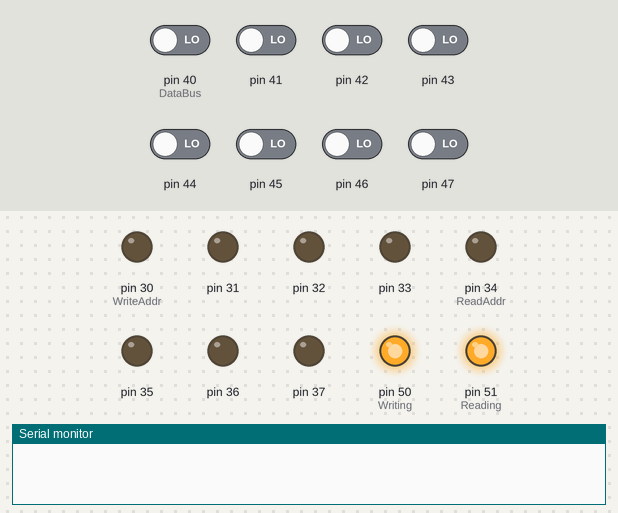
The sketch below on a simulated Arduino Mega 2560, built with avr-gcc and run on an emulated ATmega2560. Parts: output pins drawn as LEDs (lit = HIGH), the last lines printed to the serial monitor. The test bench sets the inputs (shaded band); at power-on: pin 40 (DataBus), pin 41–47 LOW.

Above: at 0.01 s.
At 0.41 s:
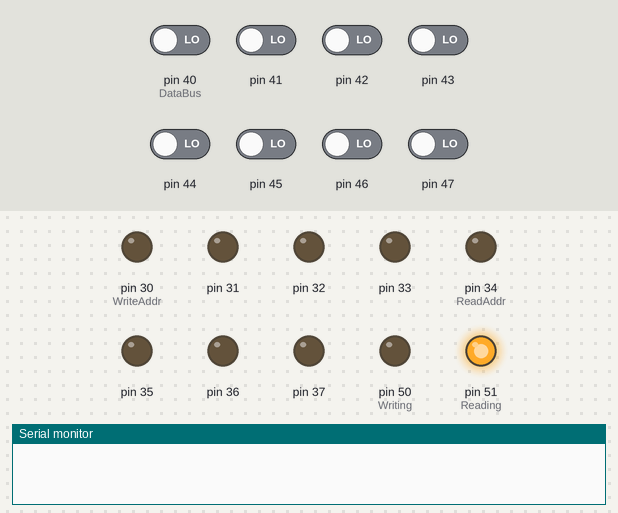
At 0.9 s:
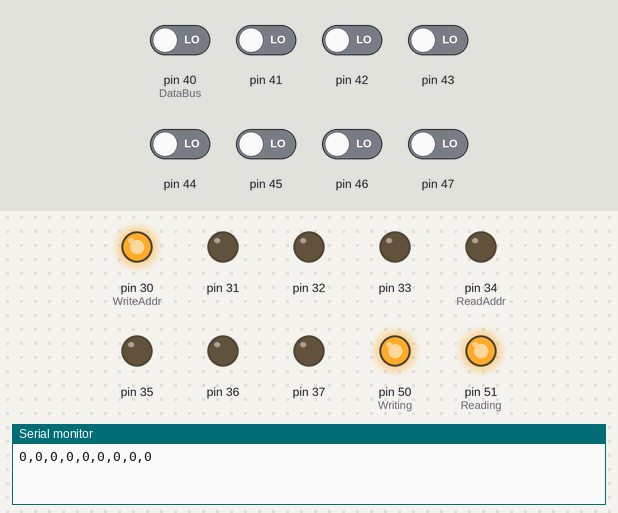
Timing chart, 0 to 2.4 s (numbered marks = the images above):
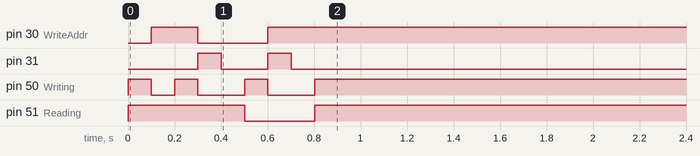

The sketch:

MyPuter.ino
```cpp
#include "Code.h"
#include "base.h"
#include <Arduino.h>

void setup() {
  base_setup();

  main_init();
}

void loop() {
  main_tick();
}
```

Code.cpp
```cpp
// This file was autogenerated by `compile.py` and will be overwritten on subsequent runs.
#include "base.h"
#include "Code.h"

uint8_t DA;

void main_init() {
    DA = 2;
    Apply();
    delay(waitTime);
    Reset();
    writeData(DA);
    setwriteAddr(1);
    Apply();
    delay(waitTime);
    Reset();
    DA = 2;
    Apply();
    delay(waitTime);
    Reset();
    writeData(DA);
    setwriteAddr(2);
    Apply();
    delay(waitTime);
    Reset();
    setwriteAddr(0);
    writeAddr(0b101001);
    Apply();
    delay(waitTime);
    Reset();
    setreadAddr(0);
    Apply();
    delay(waitTime);
    printData();
    Reset();
    setreadAddr(0);
    setwriteAddr(3);
    Apply();
    delay(waitTime);
    Reset();
    setreadAddr(0);
    setwriteAddr(1);
    Apply();
    delay(waitTime);
    Reset();
}

void main_tick() {
}
```

Code.h
```cpp
#pragma once

void main_init();
void main_tick();
```

base.cpp
```cpp
// 0b0000
// But it's in reverse, so b careful
#include "base.h"
int Writing = 50;
int Reading = 51;

int ReadAddr = 34;
int RAddrSize = 4;
int WriteAddr = 30;
int WAddrSize = 4;

int DataBus = 40;
int DataSize = 8;
int AddrBus = 22;
int AddrSize = 8;

bool writing = false;
bool reading = false;

void base_setup() {
  Serial.begin(9600);
  pinMode(Writing, OUTPUT);
  pinMode(Reading, OUTPUT);

  for (int i = ReadAddr; i < ReadAddr+RAddrSize; i++) {
    pinMode(i, OUTPUT);
  }
  for (int i = WriteAddr; i < WriteAddr+WAddrSize; i++) {
    pinMode(i, OUTPUT);
  }

  Reset();
}

void setwriteAddr(uint8_t addr) {
  for(int k=0; k < WAddrSize; k++){
    int mask =  1 << k;
    int masked_n = addr & mask;
    int thebit = masked_n >> k;
    digitalWrite(WriteAddr+k, thebit);
  }
  writing = true;
}
void setreadAddr(uint8_t addr) {
  for(int k=0; k < RAddrSize; k++){
    int mask =  1 << k;
    int masked_n = addr & mask;
    int thebit = masked_n >> k;
    digitalWrite(ReadAddr+k, thebit);
  }
  reading = true;
}

void writeAddr(uint8_t addr) {
  //Serial.print('>');
  for(int k=0; k < AddrSize; k++){
    int mask =  1 << k;
    int masked_n = addr & mask;
    int thebit = masked_n >> k;
    //Serial.print(thebit);
    //Serial.print(',');
    pinMode(AddrBus+k, OUTPUT);
    digitalWrite(AddrBus+k, thebit);
  }
  //Serial.println();
}

void Apply() {
  digitalWrite(Writing, (uint8_t)(!writing));
  digitalWrite(Reading, (uint8_t)(!reading));
}

void writeData(uint8_t msg) {
  for(int k=0; k < DataSize; k++){
    int mask =  1 << k;
    int masked_n = msg & mask;
    int thebit = masked_n >> k;
    pinMode(DataBus+k, OUTPUT);
    digitalWrite(DataBus+k, thebit);
  }
}

int getData() {
  int data = 0;
  for(int k=0; k < DataSize; k++){
    data = (data << 1) | digitalRead(DataBus + (DataSize - 1 - k));
  }
  return data;
}

void getDataBits(int* data) {
  for(int k=0; k < DataSize; k++){
    data[k] = digitalRead(DataBus+k);
  }
}

void printData() {
  int datas[DataSize];
  getDataBits(datas);
  for (int i=0;i<sizeof(datas)/sizeof(int);i++) {
    Serial.print(datas[i]);
    Serial.print(',');
  }
  Serial.println(getData());
}

void Reset() {
  digitalWrite(Writing, HIGH);
  digitalWrite(Reading, HIGH);
  for (int i = DataBus; i < DataBus+DataSize; i++) {
    pinMode(i, INPUT);
  }
  for (int i = AddrBus; i < AddrBus+AddrSize; i++) {
    pinMode(i, INPUT);
  }
  writing = false;
  reading = false;

  /*for (int i = ReadAddr; i < ReadAddr+RAddrSize; i++) {
    digitalWrite(i, HIGH);
  }
  for (int i = WriteAddr; i < WriteAddr+WAddrSize; i++) {
    digitalWrite(i, HIGH);
  }*/
}

int testnum;
void unitTest(int A, int B, int op, int XpectedOut) {
  testnum++;
  setwriteAddr(1);
  writeData(A);
  Apply();
  delay(waitTime);
  Reset();
  delay(waitTime);
  setwriteAddr(2);
  writeData(B);
  Apply();
  delay(waitTime);
  Reset();
  delay(waitTime);
  setwriteAddr(0);
  writeAddr(op);
  Apply();
  delay(waitTime);
  Reset();
  delay(waitTime);
  setreadAddr(0);
  setwriteAddr(3);
  Apply();
  delay(waitTime);
  int datas[DataSize];
  getDataBits(datas);

  bool corr = true;
  int xpecteds[DataSize];

  Serial.print(testnum);
  Serial.println(":");

  Serial.print("< ");
  for (int i=0;i<sizeof(datas)/sizeof(int);i++) {
    Serial.print(((1 << i) & A) >> i);
  }
  Serial.println();
  Serial.print("< ");
  for (int i=0;i<sizeof(datas)/sizeof(int);i++) {
    Serial.print(((1 << i) & B) >> i);
  }
  Serial.println();

  Serial.print("> ");
  for (int i=0;i<sizeof(datas)/sizeof(int);i++) {
    xpecteds[i] = ((1 << i) & XpectedOut) >> i;
    if (datas[i] != xpecteds[i]) {
      corr = false;
    }
    Serial.print(datas[i]);
  }
  Serial.println();
  if (corr) {
    Serial.print("+ ");
  } else {
    Serial.print("! ");
  }
  for (int i=0;i<sizeof(datas)/sizeof(int);i++) {
    Serial.print(xpecteds[i]);
  }
  Serial.println();
  Reset();
  delay(waitTime);
}

void AllUnitTests() {
  // for (int i = 0;i < 16;i++) {
  //   unitTest(i, 0, 0b000000, i);
  // }
  for (int i = 0;i < 8;i++) {
    for (int j = 0;j < 8;j++) {
      unitTest(i, j, 0b101001, i+j);
    }
  }
}
```

base.h
```cpp
#pragma once
#include <Arduino.h>

static int waitTime = 100;

void base_setup();

void setwriteAddr(uint8_t addr);
void setreadAddr(uint8_t addr);

void writeAddr(uint8_t addr);

void Apply();

void writeData(uint8_t msg);
int getData();

void getDataBits(int* data);

void printData();

void Execute();

void Reset();

void unitTest(int A, int B, int op, int XpectedOut);

void AllUnitTests();
```
